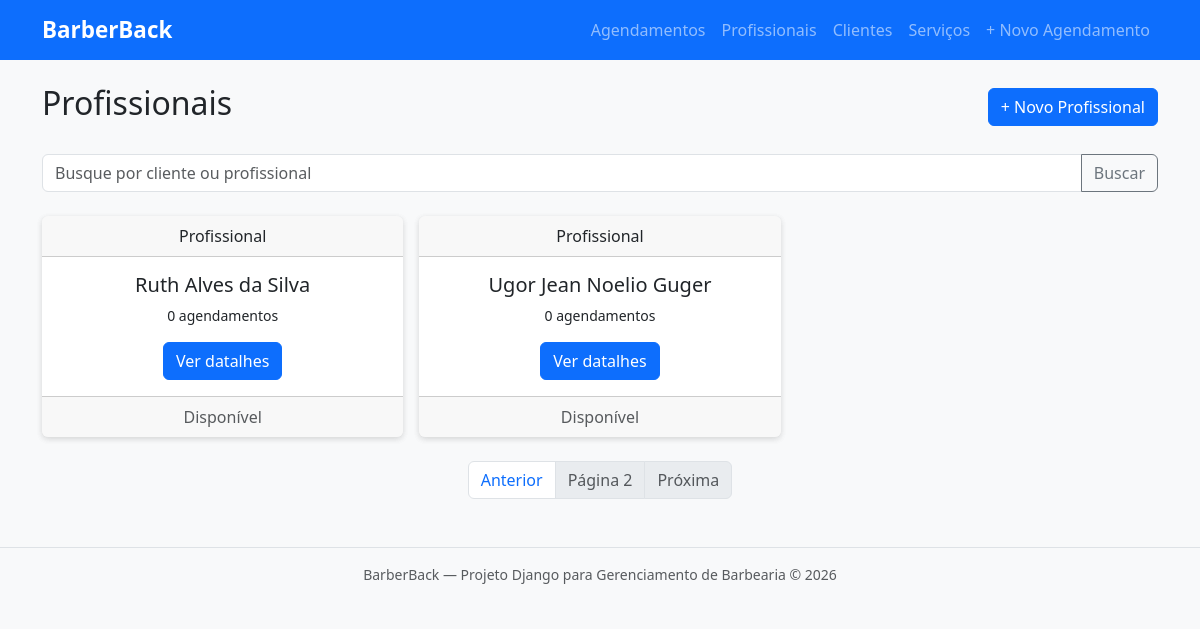
Page /profissionais/?page=2 on the committed database.
### barbearia/models.py (models this page shows, shortened)
class Profissional(models.Model):
    nome = models.CharField(
        max_length=200,
        verbose_name='Nome completo'
    )
    cpf = models.CharField(
        max_length=14,
        unique=True,
        verbose_name='CPF'
    )
    telefone = models.CharField(
        max_length=20,
        blank=True,
        verbose_name='Telefone'
    )
    data_cadastro = models.DateTimeField(
        auto_now_add=True,
        verbose_name='Data de cadastro'
    )
    obs = models.TextField(
        blank=True,
        verbose_name='Observações adicionais'
    )
    class Meta:
        verbose_name = 'Profissional'
        verbose_name_plural = 'Profissionais'
        ordering = ['nome']

### barbearia/views.py (the view)
# urls.py: path('profissionais/', views.profissional_lista, name='profissional_lista'),
def profissional_lista(request):
    form = BuscaForm(request.GET)
    profissionais = Profissional.objects.all()
    if form.is_valid():
        q = form.cleaned_data.get('q')
        if q:
            profissionais = profissionais.filter(nome__icontains=q)
    paginator = Paginator(profissionais, 6)
    page_number = request.GET.get('page')
    page_obj = paginator.get_page(page_number)
    context = {
        'page_obj': page_obj,
        'form': form,
    }
    return render(request, 'barbearia/profissional/profissional_lista.html', context)

### barbearia/forms.py
class BuscaForm(forms.Form):
    q = forms.CharField(
        label='Buscar',
        max_length=100,
        required=False,
        widget=forms.TextInput(attrs={
            'class': 'form-control',
            'placeholder': 'Busque por cliente ou profissional',
        }),
    )

### barbearia/templates/barbearia/profissional/profissional_lista.html (shortened to what this page needs)
{% extends "barbearia/base.html" %}
{% block conteudo %}
<div class="d-flex justify-content-between align-items-center mb-4">
    <h1 class="h2">Profissionais</h1>
    <a href="{% url 'profissional_criar' %}" class="btn btn-primary">+ Novo Profissional</a>
</div>
<form method="get" class="mb-4">
    <div class="input-group">
        {{ form.q }}
        <button class="btn btn-outline-secondary" type="submit">Buscar</button>
    </div>
</form>
{% if page_obj %}
<div class="row row-cols-1 row-cols-md-3 mb-4 g-3">
    {% for profissional in page_obj %}
    <div class="col">
        <div class="card h-100">
            <div class="card text-center">
                <div class="card-header">
                    Profissional
                </div>
                <div class="card-body">
                    <h5 class="card-title">
                        <a href="{% url 'profissional_detalhe' profissional.pk %}" class="text-decoration-none text-dark">
                        {{ profissional.nome }}
                        </a>
                    </h5>
                    <p class="card-text small">
                        {{ profissional.agendamentos.count }} agendamento{{ profissional.agendamentos.count|pluralize }}
                    </p>
                    <a href="{% url 'profissional_detalhe' profissional.pk %}" class="btn btn-primary">Ver datalhes</a>
                </div>
                <div class="card-footer text-body-secondary">
                    Disponível
                </div>
            </div>
        </div>
    </div>
    {% endfor %}
</div>
{% else %}
<div class="text-center py-5 text-muted mb-4">
    <p class="fs-1">💈</p>
    <p>Nenhum profissional cadastrado.</p>
    <a href="{% url 'profissional_criar' %}" class="btn btn-primary">Cadastrar primeiro profissional</a>
</div>
{% endif %}
<nav>
    <ul class="pagination justify-content-center">
        {% if page_obj.has_previous %}
        <li class="page-item">
            <a class="page-link" href="?page={{ page_obj.previous_page_number }}">Anterior</a>
        </li>
        {% else %}
        <li class="page-item disabled">
            <span class="page-link" href="#">Anterior</span>
        </li>
        {% endif %}
        <li class="page-item disabled">
            <span class="page-link" href="#">Página {{ page_obj.number }}</span>
        </li>
        {% if page_obj.has_next %}
        <li class="page-item">
            <a class="page-link" href="?page={{ page_obj.next_page_number }}">Próxima</a>
        </li>
        {% else %}
        <li class="page-item disabled">
            <span class="page-link" href="#">Próxima</span>
        </li>
        {% endif %}
    </ul>
</nav>
{% endblock %}

### barbearia/templates/barbearia/base.html (style rules this page uses)
body { background-color: #f8f9fa; }
.card { box-shadow: 0 2px 6px rgba(0,0,0,0.08); border: none; }

### rows in the picture
Profissional: nome "Ruth Alves da Silva", agendamentos.count "0"
Profissional: nome "Ugor Jean Noelio Guger", agendamentos.count "0"

### other values in the picture
{{ page_obj.number }} "2"
